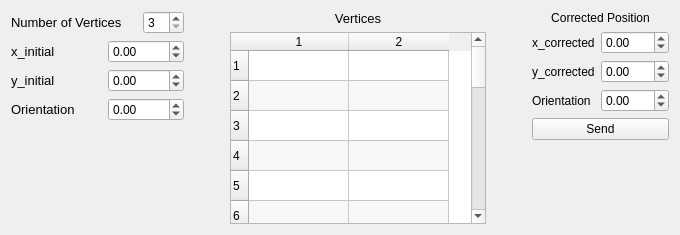
      <widget class="QWidget" name="tab_initial">
       <attribute name="title">
        <string>Input</string>
       </attribute>
       <layout class="QHBoxLayout" name="horizontalLayout_16">
        <item>
         <layout class="QHBoxLayout" name="horizontalLayout_14" stretch="1,0,0,0,1">
          <property name="leftMargin">
           <number>0</number>
          </property>
          <property name="rightMargin">
           <number>0</number>
          </property>
          <item>
           <layout class="QVBoxLayout" name="verticalLayout_8">
            <property name="rightMargin">
             <number>0</number>
            </property>
            <item>
             <layout class="QHBoxLayout" name="horizontalLayout_8" stretch="0,0,0">
              <item>
               <widget class="QLabel" name="lbl_numVertices">
                <property name="font">
                 <font>
                  <pointsize>10</pointsize>
                 </font>
                </property>
                <property name="frameShape">
                 <enum>QFrame::NoFrame</enum>
                </property>
                <property name="text">
                 <string>Number of Vertices</string>
                </property>
                <property name="alignment">
                 <set>Qt::AlignLeading|Qt::AlignLeft|Qt::AlignVCenter</set>
                </property>
               </widget>
              </item>
              <item>
               <spacer name="horizontalSpacer_11">
                <property name="orientation">
                 <enum>Qt::Horizontal</enum>
                </property>
                <property name="sizeType">
                 <enum>QSizePolicy::Fixed</enum>
                </property>
                <property name="sizeHint" stdset="0">
                 <size>
                  <width>15</width>
                  <height>20</height>
                 </size>
                </property>
               </spacer>
              </item>
              <item>
               <widget class="QSpinBox" name="sb_numVertices">
                <property name="minimum">
                 <number>3</number>
                </property>
                <property name="maximum">
                 <number>20</number>
                </property>
               </widget>
              </item>
             </layout>
            </item>
            <item>
             <layout class="QHBoxLayout" name="horizontalLayout_10">
              <item>
               <widget class="QLabel" name="lbl_x_initial">
                <property name="font">
                 <font>
                  <pointsize>10</pointsize>
                 </font>
                </property>
                <property name="frameShape">
                 <enum>QFrame::NoFrame</enum>
                </property>
                <property name="text">
                 <string>x_initial</string>
                </property>
                <property name="alignment">
                 <set>Qt::AlignLeading|Qt::AlignLeft|Qt::AlignVCenter</set>
                </property>
               </widget>
              </item>
              <item>
               <spacer name="horizontalSpacer_13">
                <property name="orientation">
                 <enum>Qt::Horizontal</enum>
                </property>
                <property name="sizeType">
                 <enum>QSizePolicy::Fixed</enum>
                </property>
                <property name="sizeHint" stdset="0">
                 <size>
                  <width>15</width>
                  <height>20</height>
                 </size>
                </property>
               </spacer>
              </item>
              <item>
               <widget class="QDoubleSpinBox" name="sb_x_initial">
                <property name="minimum">
                 <double>-200.000000000000000</double>
                </property>
                <property name="maximum">
                 <double>200.000000000000000</double>
                </property>
               </widget>
              </item>
             </layout>
            </item>
            <item>
             <layout class="QHBoxLayout" name="horizontalLayout_11">
              <item>
               <widget class="QLabel" name="lbl_y_initial">
                <property name="font">
                 <font>
                  <pointsize>10</pointsize>
                 </font>
                </property>
                <property name="frameShape">
                 <enum>QFrame::NoFrame</enum>
                </property>
                <property name="text">
                 <string>y_initial</string>
                </property>
                <property name="alignment">
                 <set>Qt::AlignLeading|Qt::AlignLeft|Qt::AlignVCenter</set>
                </property>
               </widget>
              </item>
              <item>
               <spacer name="horizontalSpacer_12">
                <property name="orientation">
                 <enum>Qt::Horizontal</enum>
                </property>
                <property name="sizeType">
                 <enum>QSizePolicy::Fixed</enum>
                </property>
                <property name="sizeHint" stdset="0">
                 <size>
                  <width>15</width>
                  <height>20</height>
                 </size>
                </property>
               </spacer>
              </item>
              <item>
               <widget class="QDoubleSpinBox" name="sb_y_initial">
                <property name="minimum">
                 <double>-200.000000000000000</double>
                </property>
                <property name="maximum">
                 <double>200.000000000000000</double>
                </property>
               </widget>
              </item>
             </layout>
            </item>
            <item>
             <layout class="QHBoxLayout" name="horizontalLayout_12">
              <item>
               <widget class="QLabel" name="lbl_orientation_initial">
                <property name="font">
                 <font>
                  <pointsize>10</pointsize>
                 </font>
                </property>
                <property name="frameShape">
                 <enum>QFrame::NoFrame</enum>
                </property>
                <property name="text">
                 <string>Orientation</string>
                </property>
                <property name="alignment">
                 <set>Qt::AlignLeading|Qt::AlignLeft|Qt::AlignVCenter</set>
                </property>
               </widget>
              </item>
              <item>
               <spacer name="horizontalSpacer_14">
                <property name="orientation">
                 <enum>Qt::Horizontal</enum>
                </property>
                <property name="sizeType">
                 <enum>QSizePolicy::Fixed</enum>
                </property>
                <property name="sizeHint" stdset="0">
                 <size>
                  <width>15</width>
                  <height>0</height>
                 </size>
                </property>
               </spacer>
              </item>
              <item>
               <widget class="QDoubleSpinBox" name="sb_orientation_initial">
                <property name="minimum">
                 <double>-359.990000000000009</double>
                </property>
                <property name="maximum">
                 <double>359.990000000000009</double>
                </property>
               </widget>
              </item>
             </layout>
            </item>
            <item>
             <spacer name="verticalSpacer_6">
              <property name="orientation">
               <enum>Qt::Vertical</enum>
              </property>
              <property name="sizeHint" stdset="0">
               <size>
                <width>20</width>
                <height>40</height>
               </size>
              </property>
             </spacer>
            </item>
           </layout>
          </item>
          <item>
           <spacer name="horizontalSpacer_7">
            <property name="orientation">
             <enum>Qt::Horizontal</enum>
            </property>
            <property name="sizeHint" stdset="0">
             <size>
              <width>40</width>
              <height>20</height>
             </size>
            </property>
           </spacer>
          </item>
          <item>
           <layout class="QVBoxLayout" name="verticalLayout_2">
            <item>
             <widget class="QLabel" name="lbl_vertices">
              <property name="font">
               <font>
                <pointsize>10</pointsize>
               </font>
              </property>
              <property name="text">
               <string>Vertices</string>
              </property>
              <property name="alignment">
               <set>Qt::AlignCenter</set>
              </property>
             </widget>
            </item>
            <item>
             <widget class="QTableWidget" name="tbl_vertices">
              <property name="layoutDirection">
               <enum>Qt::LeftToRight</enum>
              </property>
              <property name="autoFillBackground">
               <bool>false</bool>
              </property>
              <property name="alternatingRowColors">
               <bool>true</bool>
              </property>
              <property name="rowCount">
               <number>20</number>
              </property>
              <property name="columnCount">
               <number>2</number>
              </property>
              <row/>
              <row/>
              <row/>
              <row/>
              <row/>
              <row/>
              <row/>
              <row/>
              <row/>
              <row/>
              <row/>
              <row/>
              <row/>
              <row/>
              <row/>
              <row/>
              <row/>
              <row/>
              <row/>
              <row/>
              <column/>
              <column/>
             </widget>
            </item>
           </layout>
          </item>
          <item>
           <spacer name="horizontalSpacer_9">
            <property name="orientation">
             <enum>Qt::Horizontal</enum>
            </property>
            <property name="sizeHint" stdset="0">
             <size>
              <width>40</width>
              <height>20</height>
             </size>
            </property>
           </spacer>
          </item>
          <item>
           <layout class="QVBoxLayout" name="verticalLayout_9">
            <property name="leftMargin">
             <number>0</number>
            </property>
            <item>
             <widget class="QLabel" name="lbl_corrected_position">
              <property name="text">
               <string>Corrected Position</string>
              </property>
              <property name="alignment">
               <set>Qt::AlignCenter</set>
              </property>
             </widget>
            </item>
            <item>
             <layout class="QHBoxLayout" name="horizontalLayout_9">
              <item>
               <widget class="QLabel" name="lbl_x_corrected">
                <property name="text">
                 <string>x_corrected</string>
                </property>
               </widget>
              </item>
              <item>
               <widget class="QDoubleSpinBox" name="sb_x_corrected">
                <property name="minimum">
                 <double>-200.000000000000000</double>
                </property>
                <property name="maximum">
                 <double>200.000000000000000</double>
                </property>
               </widget>
              </item>
             </layout>
            </item>
            <item>
             <layout class="QHBoxLayout" name="horizontalLayout_13">
              <item>
               <widget class="QLabel" name="lbl_y_corrected">
                <property name="text">
                 <string>y_corrected</string>
                </property>
               </widget>
              </item>
              <item>
               <widget class="QDoubleSpinBox" name="sb_y_corrected">
                <property name="minimum">
                 <double>-200.000000000000000</double>
                </property>
                <property name="maximum">
                 <double>200.000000000000000</double>
                </property>
               </widget>
              </item>
             </layout>
            </item>
            <item>
             <layout class="QHBoxLayout" name="horizontalLayout_15">
              <item>
               <widget class="QLabel" name="lbl_orientation_corrected">
                <property name="text">
                 <string>Orientation</string>
                </property>
               </widget>
              </item>
              <item>
               <widget class="QDoubleSpinBox" name="sb_orientation_corrected">
                <property name="minimum">
                 <double>-359.990000000000009</double>
                </property>
                <property name="maximum">
                 <double>359.990000000000009</double>
                </property>
               </widget>
              </item>
             </layout>
            </item>
            <item>
             <widget class="QPushButton" name="pb_send">
              <property name="text">
               <string>Send</string>
              </property>
             </widget>
            </item>
            <item>
             <spacer name="verticalSpacer_5">
              <property name="orientation">
               <enum>Qt::Vertical</enum>
              </property>
              <property name="sizeHint" stdset="0">
               <size>
                <width>20</width>
                <height>40</height>
               </size>
              </property>
             </spacer>
            </item>
           </layout>
          </item>
         </layout>
        </item>
       </layout>
      </widget>
